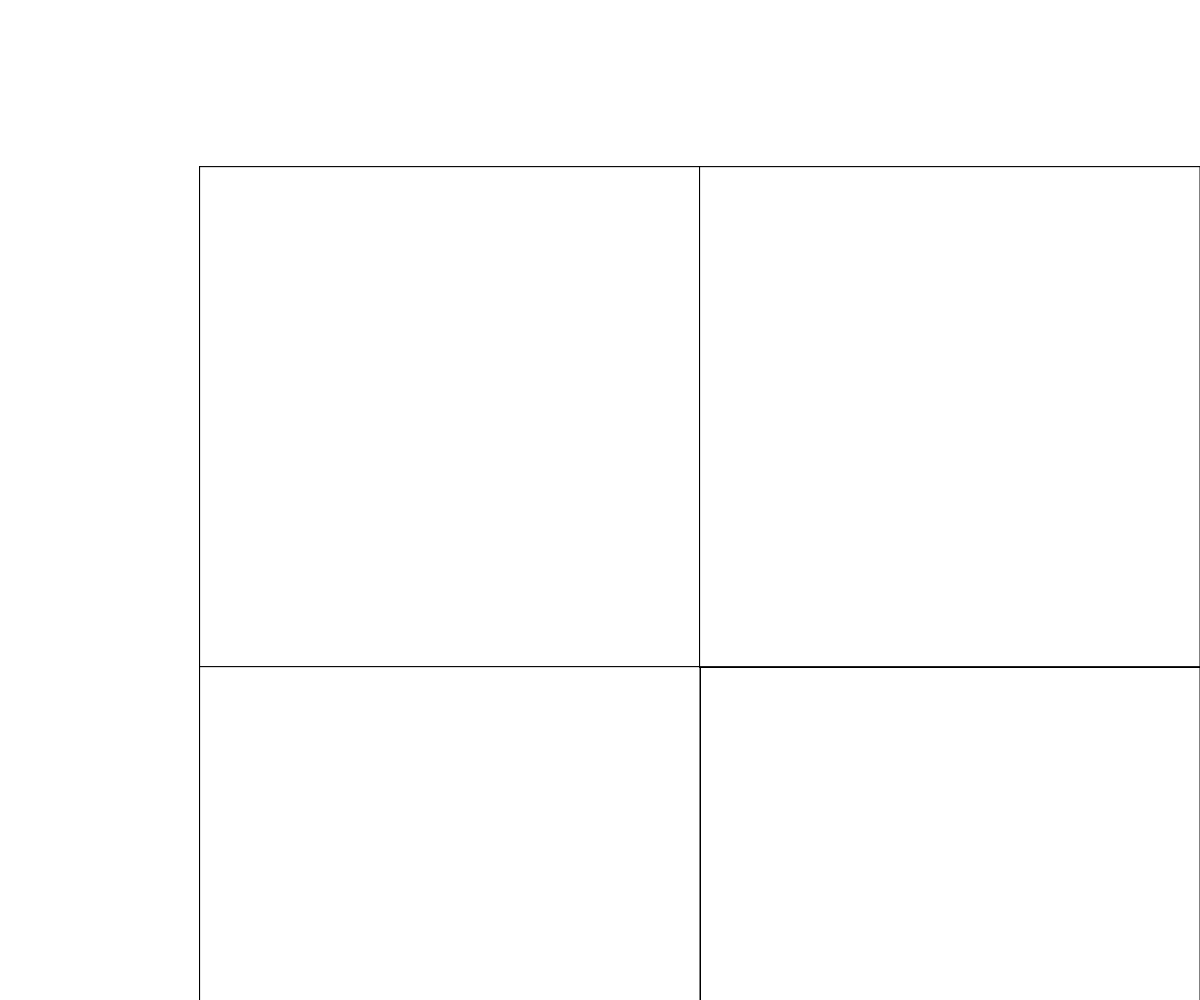
Frame 1 (no input)
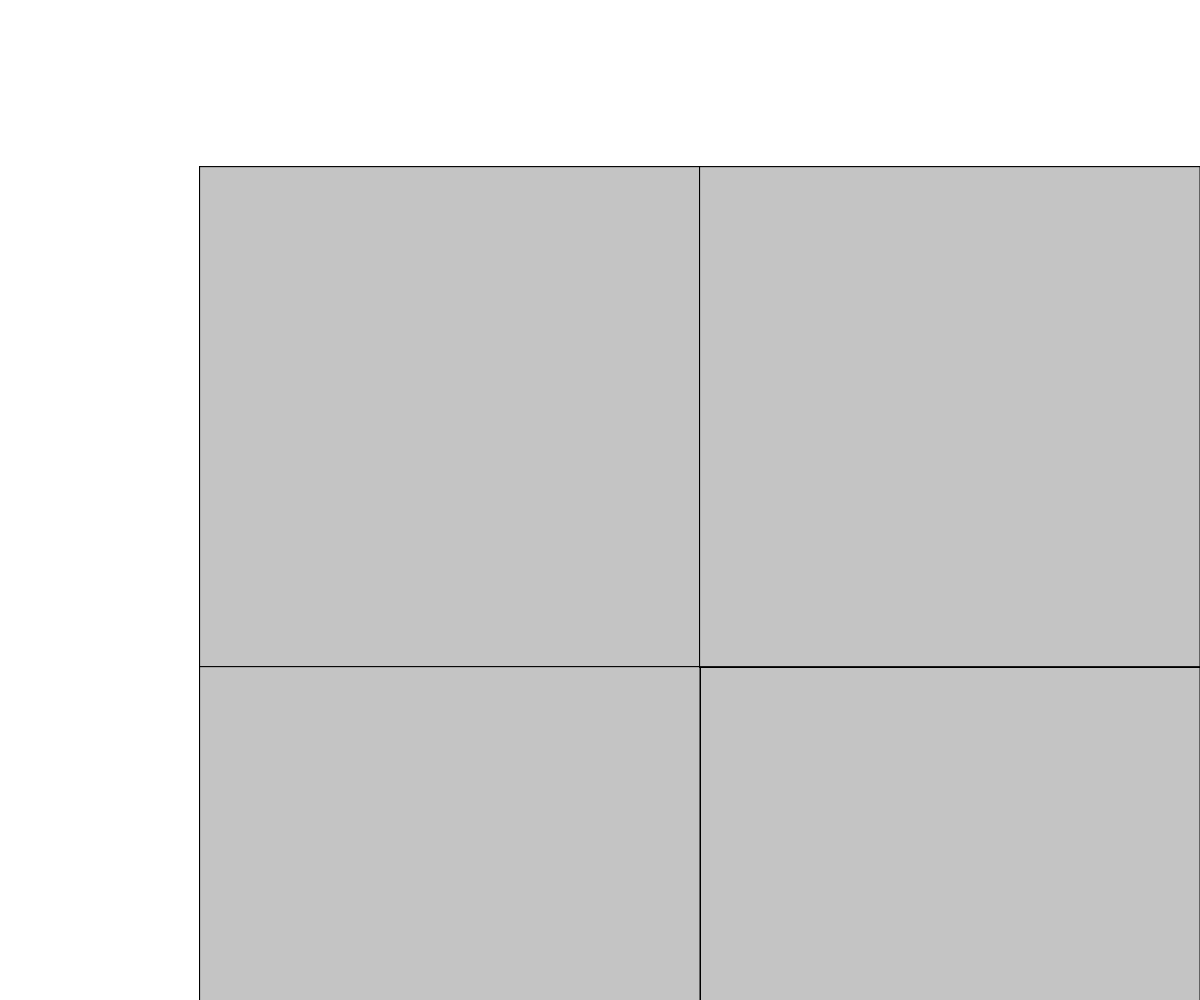
Frame 60 (no input)
Frame 120 (the mouse pressed at the canvas centre since frame 60): identical to frame 1, image omitted

The p5.js sketch that drew these frames (run headless with seeded random() and noise() and a simulated clock; from frame 60 on, the mouse is pressed at the canvas centre):

// p5.js sketch
// ── sketch.js
// Project Title
// Your Name
// Date
//
// Extra for Experts:
// - describe what you did to take this project "above and beyond"

let rectSize;
let rectX, rectY;
let fadeColour;


function setup() {
  createCanvas(windowWidth, windowHeight);
  background(255);
  rectSize = (500,500);
  rectX = windowWidth/6;
  rectY = windowHeight/6;
  fadeColour = (255,255,255);
}

function draw() {
  stroke(0);
  rect(rectX,rectY,rectSize,rectSize);
  rect(rectX+rectSize,rectY+rectSize, rectSize,rectSize);
  rect(rectX+rectSize,rectY, rectSize,rectSize);
  rect(rectX,rectY+rectSize, rectSize,rectSize);
  mouseOver();
  fadeColour -= constrain(1,1,1);
}

function square1() {
  for (let i = 0; i < 256; i++){
    fill(fadeColour);
    rect(rectX,rectY, rectSize,rectSize);
    if (mouseX >= rectX && mouseX <= rectX+rectSize && mouseY >= rectY && mouseY <= rectY+rectSize){
      fill(0);
    }
    changeAll();
  }
}

function square2() {
  for (let i = 0; i < 256; i++){
    fill(fadeColour);
    rect(rectX+rectSize,rectY+rectSize, rectSize,rectSize);
    if (mouseX >= rectX && mouseX <= rectX+rectSize && mouseY >= rectY && mouseY <= rectY+rectSize){
      fill(0);
    }
  }
  changeAll();
}

function square3() {
  for (let i = 0; i < 256; i++){
    fill(fadeColour);
    rect(rectX,rectY+rectSize, rectSize,rectSize);
    if (mouseX >= rectX && mouseX <= rectX+rectSize && mouseY >= rectY && mouseY <= rectY+rectSize){
      fill(0);
    }
  }
  changeAll();
}

function square4() {
  for (let i = 0; i < 256; i++){
    fill(fadeColour);
    rect(rectX+rectSize,rectY, rectSize,rectSize);
    if (mouseX >= rectX && mouseX <= rectX+rectSize && mouseY >= rectY && mouseY <= rectY+rectSize){
      fill(0);
    }
  }
  changeAll();
}

function changeAll(){
  if (mouseIsPressed) {
    fill(0);
    fadeColour = (255,255,255);
  }
}

function mouseOver(){
  square1();
  square2();
  square3();
  square4();
  fill(255);
}

function mouseMoved(){
  return true;
}
